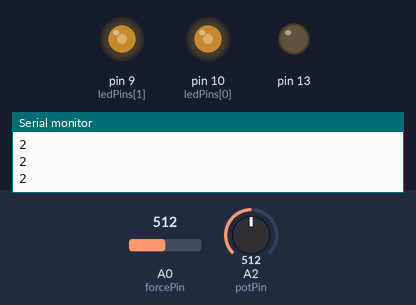
The sketch below on a simulated Arduino Uno, built with avr-gcc and run on an emulated ATmega328P. Parts: output pins drawn as LEDs (lit = HIGH), the last lines printed to the serial monitor. The inputs (shaded band) are chosen by the test bench; at power-on: A0 (forcePin) = 512, A2 (potPin) = 512.

Above: at 1.2 s.
1.3 s: A0 (forcePin) set to 420
2.8 s: A0 (forcePin) set to 397
At 3.3 s:
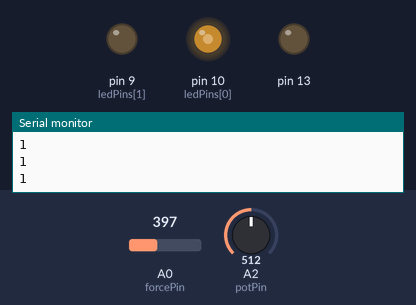
4.3 s: A2 (potPin) set to 716
At 4.7 s:
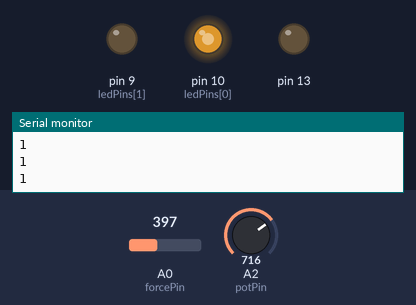
5.8 s: A2 (potPin) set to 900
At 6.1 s:
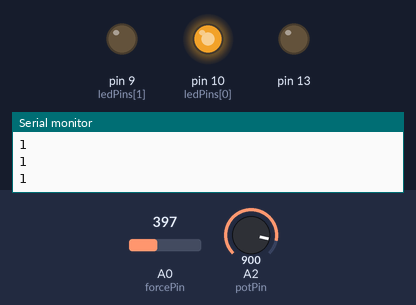
7.3 s: A0 (forcePin) set to 222
8.8 s: A0 (forcePin) set to 196
At 10.1 s:
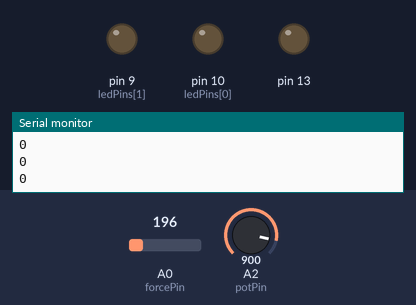
Timing chart, 0 to 11.3 s (numbered marks = the images above; inputs shaded):
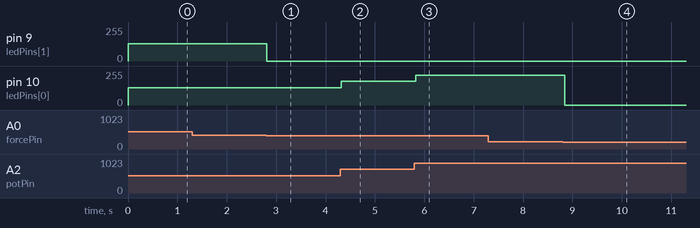

Measured:
- the behaviour switches between 410 and 409 on A0 (forcePin) (found by bisection; images 0 and 1)
- the behaviour switches between 205 and 204 on A0 (forcePin) (found by bisection; images 3 and 4)
- after the input at 2.8 s, pin 9 (ledPins[1]): 128/255 → 0/255 at once
- after the input at 4.3 s, pin 10 (ledPins[0]): 128/255 → 179/255 at once
- after the input at 5.8 s, pin 10 (ledPins[0]): 179/255 → 225/255 at once
- after the input at 8.8 s, pin 10 (ledPins[0]): 225/255 → 0/255 at once

The sketch:

wk10hw.ino
```cpp
int forcePin = A0; // Force sensor
int potPin = A2; // Potentiometer
const int ledPins[] = {10, 9, 6, 5}; // LEDs connected to PWM
const int numLED = 5; //number of LED plus 1
int forceValue;
int potValue;

void setup() {
  for (int i = 0; i < numLED; i++) {
    pinMode(ledPins[i], OUTPUT);
  } // output for LEDs
  Serial.begin(9600);
  // pinMode(potPin, INPUT);
}

void loop() {
  forceValue = analogRead(forcePin); // Read force sensor value
  potValue = analogRead(potPin); // Read potentiometer value
  int brightLED = map(potValue, 0, 1023, 0, 255); // map out the range for brightness
  // // code reference: https://www.youtube.com/watch?v=DLCDGCe7FRA

  int numLightup = map(forceValue, 0, 1023, 0, numLED); // map out the number of LEDs that light up

  // // Turn on the LEDs based on the force sensor reading
  // // Reference: https://www.youtube.com/watch?v=azBmL9qMK-8
  for (int i = 0; i < sizeof(ledPins); i++) {
    if (i < numLightup) {
      analogWrite(ledPins[i], potValue/4); // turn on the LEDs one by one with adjustable brightness
      // digitalWrite(ledPins[i], HIGH);
    } else {
      // digitalWrite(ledPins[i], LOW); // turn off the lights completely
      analogWrite(ledPins[i], 0);
    }
  }

  Serial.println(numLightup);

  delay(100);
}
```
